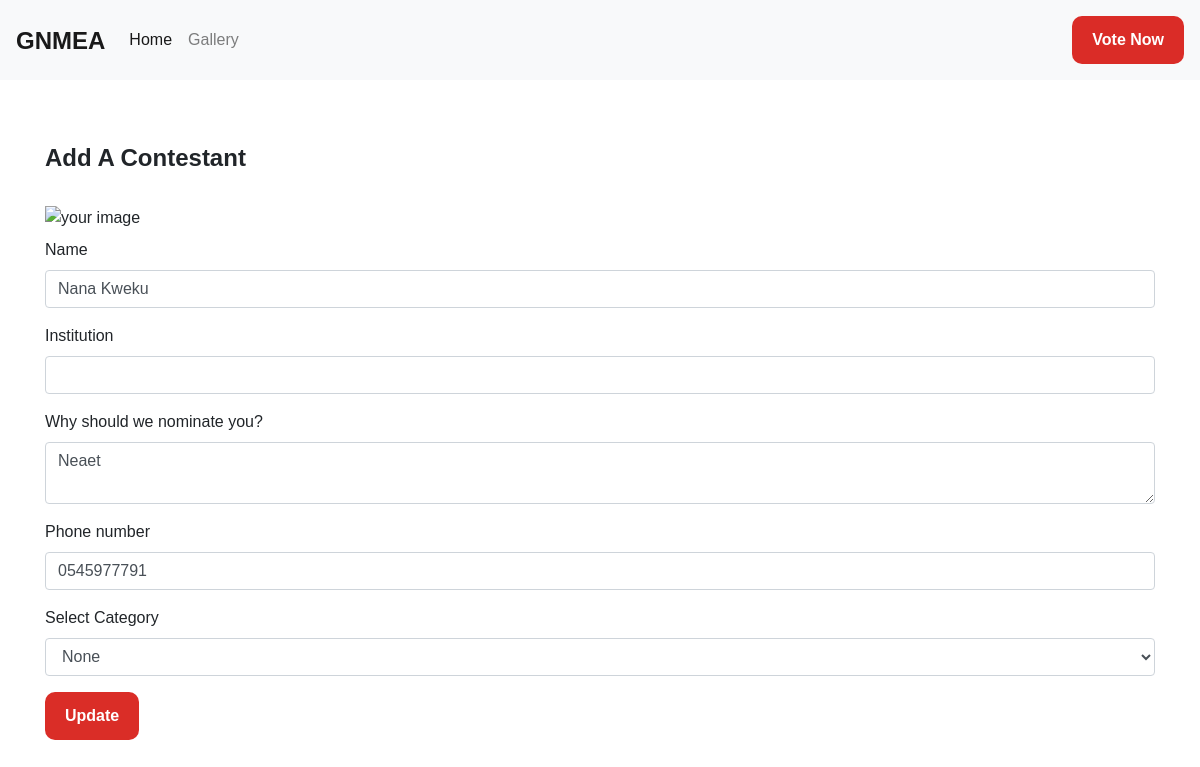
/editCandidate/9, run on the app's committed database.
### app.py (models this page shows, shortened)
class Candidates(db.Model):
    tablename = ['Posts']
    id = db.Column(db.Integer, primary_key=True)
    name = db.Column(db.String, nullable=False)
    category = db.Column(db.String)
    subcategory = db.Column(db.String)
    description = db.Column(db.String)
    number = db.Column(db.String(), default=0)
    award = db.Column(db.String(), default="None")
    age = db.Column(db.String)
    institution = db.Column(db.String())
    votes = db.Column(db.Integer, default = 0)
    image_file = db.Column(db.String(2000), default='default.png')
    picture = db.Column(db.String(2000), default='default.png')
    updatedVotes = db.Column(db.Integer, default = 0)
    testField = db.Column(db.String(2000), default="Apart from counting words and characters, our online editor can help you to improve word choice and writing style, and, optionally, help you to detect grammar mistakes and plagiarism. To check word count, simply place your cursor into the text box above and start typing. You'll see the number of characters and words increase or decrease as you type, delete, and edit them. You can also copy and paste text from another program over into the online editor above. The Auto-Save feature will make sure you won't lose any changes while editing, even if you leave the site and come back later. Tip: Bookmark this page now.Knowing the word count of a text can be important. For example, if an author has to write a minimum or maximum amount of words for an article, essay, report, story, book, paper, you name it. WordCounter will help to make sure its word count reaches a specific requirement or stays within a certain limit.In addition, WordCounter shows you the top 10 keywords and keyword density of the article you're writing. This allows you to know which keywords you use how often and at what percentages. This can prevent you from over-using certain words or word combinations and check for best distribution of keywords in your writing.In the Details overview you can see the average speaking and reading time for your text, while Reading Level is an indicator of the education level a person would need in order to understand the words you’re using.Disclaimer: We strive to make our tools as accurate as possible but we cannot guarantee it will always be so.")

### app.py (the view, shortened to what this page needs)
@app.route("/editCandidate/<int:candidate_id>", methods=['GET','POST'])
def editCandidate(candidate_id):
    form = AddContestant()
    candidate = Candidates.query.get_or_404(candidate_id)
    categories = Category.query.all()
    subcategories = SubCategory.query.all()
    print(candidate_id)
    if request.method == 'GET':
        form.name.data = candidate.name
        form.description.data = candidate.description
        form.number.data = candidate.number
        form.institution.data = candidate.institution
        form.votes.data = candidate.votes
        form.picture.data = candidate.testField
    return render_template('addcontestant.html', form=form, categories=categories, subcategories=subcategories, candidate=candidate, editCandidate=True,  post=post)

### forms.py
class AddContestant(FlaskForm):
    name = StringField('Name', validators=[DataRequired()])
    age = StringField('Age')
    institution = StringField('Institution', validators=[DataRequired()])
    category = StringField('Cateogory')
    number = StringField('Phone number', validators=[DataRequired(), Length(min=10, max=15, message="Your phone number should be more than 10 digits and less than 15")])
    description = StringField('Why should we nominate you?', widget=TextArea(), validators=[DataRequired()])
    picture = StringField('Add a picture')
    votes = IntegerField('Votes')
    submit = SubmitField()

### templates/addcontestant.html (shortened to what this page needs)
{% extends "layout.html" %}
{% block body %}
<div class="container">
<br>
<h4><b>Add A Contestant</b></h4>
<br>
<form action="" method="post" enctype="multipart/form-data" >
    <label for="image-picker">
        <div>
            {% if editCandidate %}
            <img id="image-preview" style="height: 30vh; object-fit:contain" src={{candidate.testField}} alt="your image" />
            {% else %}
            <img id="image-preview" style="height: 30vh; object-fit:contain" src="{{url_for('static', filename='img/camera.png')}}" alt="your image" />
            {% endif %}
        </div>
    </label>
    <div class="form-group">
        {{ form.name.label }}
        {{ form.name (class="form-control") }}
    </div>
    <div class="form-group">
        {{ form.institution.label }}
        {{ form.institution (class="form-control") }}
    </div>
    <div class="form-group">
        {{ form.description.label }}
        {{ form.description (class="form-control") }}
    </div>
    <div class="all">
        <div class="form-group">
          {{ form.number.label(id="label1") }}
          {% if form.number.errors %}
          {{ form.number(class="form-control form-control-lg is-invalid") }}
          <div class="invalid-feedback">
              {% for error in form.number.errors %}
                  <span>{{ error }}</span>
              {% endfor %}
          </div>
      {% else %}
      {{ form.number(class="form-control", placeholder="Enter Your Phone Number", )}}
      {% endif %}
        </div>
      </div>
    <div class="form-group">
        <label for="exampleFormControlSelect1">Select Category</label>
        <select name="category" class="form-control" name="category" id="exampleFormControlSelect1">
            {% for category in subcategories %}
            <option>{{category.title}}</option>
            {% endfor %}
        </select>
      </div>
      {% if editCandidate %}
        <div id="submitButton" style="text-align: left;"  class="form-group disabled">
                <button class="button" style="background-color: #da2d27;">Update</button>
        </div>
      {% else %}
        <div id="submitButton" style="text-align: left;"  class="form-group disabled">
            <a href="#error">
                <button onclick="document.getElementById('error').style.display = 'block';" class="button" style="background-color: #da2d2770;">Submit</button>
            </a>
        </div>
      {% endif %}
</form>
</div>
{% endblock %}

### static/css/style.css (style rules this page uses)
html { scroll-behavior: smooth }
body { font-family: 'Plus Jakarta Display', sans-serif; }
.button { background-color: #DA2C27; padding: 12px 20px; font-weight: 300; border: none; border-radius: 10px; color: white; font-weight: bold; }

### data on the page
Candidates: name "Nana Kweku", description "Neaet", number "0545977791"

### other printed values
form field category "None"
